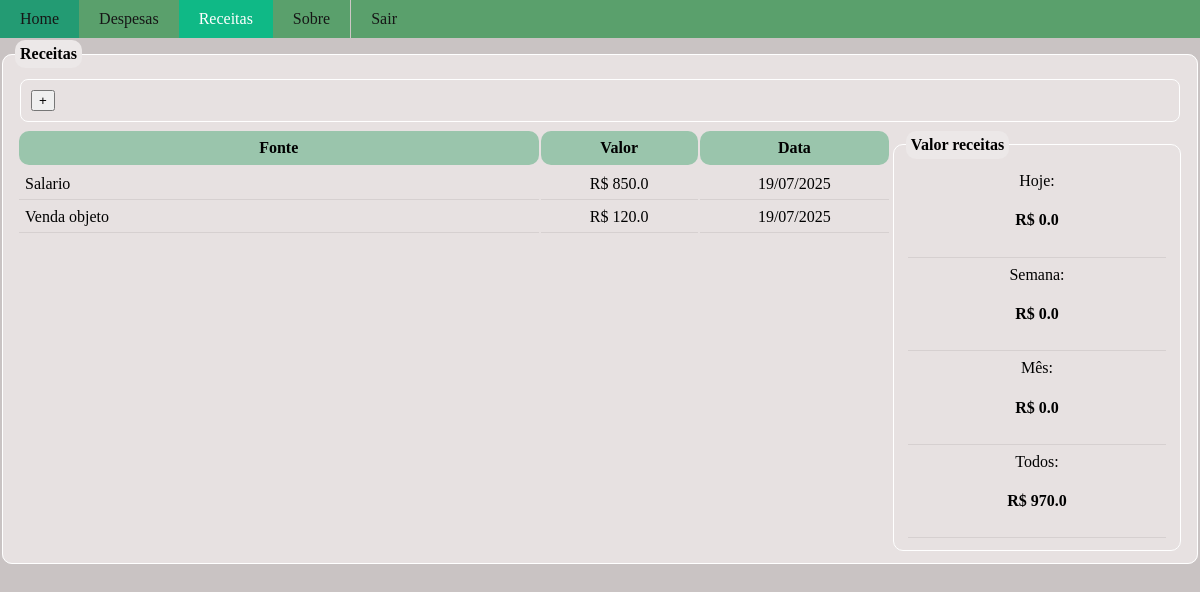
Page /receitas (signed in) on the committed database.
### site_flask/models.py (models this page shows)
class Receita(db.Model):
    id = db.Column(db.Integer,primary_key=True)
    fonte = db.Column(db.String,nullable=False)
    valor = db.Column(db.Float,nullable=False)
    data = db.Column(db.String,default=datetime.strftime(datetime.now(),'%d/%m/%Y'))
    id_usuario = db.Column(db.Integer,db.ForeignKey('usuario.id'),nullable=False)

### site_flask/routes.py (the view)
@app.route("/receitas", methods=['GET','POST'])
@login_required
def receitas():
    receitas = Receita.query.filter_by(id_usuario=int(current_user.id)).all()
    rm  = receitas_manager.ReceitaManager(receitas)
    vd = rm.valor_hoje()
    vs = rm.valor_semana()
    vm = rm.valor_mes()
    vt = rm.valor_total()
    vr = {'vd':vd,'vs':vs,'vm':vm,'vt':vt}
    return render_template("receitas.html",receitas=receitas,vr=vr)

### site_flask/models.py (called while the page is built)
@login_manager.user_loader
def load_usuario(id):
    return Usuario.query.get(int(id))

### site_flask/receitas_manager.py (called while the page is built)
      def valor_periodo(self,di,df):
          l = []
          di = datetime.strptime(di,'%d/%m/%Y')
          df = datetime.strptime(df,'%d/%m/%Y')
          valor =0.0
          for r in self.lista:
              data = datetime.strptime(r.data,'%d/%m/%Y')
              if data>=di and data<=df:
                 valor+=r.valor
          return valor

      def valor_hoje(self):
          return self.valor_periodo(util.today(),util.today())

      def valor_semana(self):
          return self.valor_periodo(util.first_day_week(),util.today())

      def valor_mes(self):
          return round(self.valor_periodo(util.first_day_mes(),util.today()),2)

      def valor_total(self):
          return round(float(self.valor_periodo('01/01/2025',util.today())),2)

### site_flask/util.py (called while the page is built)
def today():
    return datetime.strftime(datetime.today(),'%d/%m/%Y')

def first_day_week():
    d = datetime.today().day
    m = datetime.today().month
    y = datetime.today().year
    calendar.setfirstweekday(calendar.SUNDAY)
    c = calendar.monthcalendar(y,m)
    pds = 0
    for w in c:
        if d in w:
            pds = w[0]
    return "{}/{}/{}".format(pds,m,y)

def first_day_mes():
     mes = datetime.strftime(datetime.now(),'%m')
     ano = datetime.strftime(datetime.now(),'%Y')
     di = str('01/{}/{}'.format(mes,ano))
     return di

### site_flask/templates/receitas.html (shortened to what this page needs)
{% extends "home.html" %}
{% block body %}
<ul>
    <li><a href="home">Home</a></li>
    <li><a href="gastos">Despesas</a></li>
    <li><a href="receitas" class="active">Receitas</a></li>
    <li><a href="sobre">Sobre</a></li>
    <li><a href="logout">Sair</a></li>
</ul>
<fieldset>
    <legend>Receitas</legend>
    <div class="vbox">
    <div class="acoes"> <form action="addreceita"><button type="submit">+</button></form></div>
    <div class="hbox">
    <div class="table-div">
    <table><tr><th>Fonte</th><th>Valor</th><th>Data</th><tr>
    {% for r in receitas %}
    <tr><td style="text-align: left; width: 60%;">{{r.fonte}}</td><td>R$ {{r.valor}}</td><td>{{r.data}}</td></tr>
    {% endfor %}
</table>
</div>
<fieldset style="width: 30%;">
    <legend>Valor receitas</legend>
    <table><tr><td>Hoje:<h4> R$ {{vr['vd']}}</h4></td></tr>
        <tr><td>Semana: <h4>R$ {{vr['vs']}}</h4></td></tr>
        <tr><td>Mês: <h4>R$ {{vr['vm']}}</h4></td></tr>
        <tr><td>Todos: <h4> R$ {{vr['vt']}}</h4></td></tr>
    </table>
</fieldset>
</div>
</div>
</fieldset>
{% endblock %}

### site_flask/static/style.css (style rules this page uses)
button { margin: 5px; }
ul { list-style-type: none; margin: 0px; padding: 0px; width: 100%; overflow: hidden; background-color: rgb(90, 160, 108); }
li { float: left; }
li:last-child { border-right: none; border-left: 1px solid rgb(206, 198, 198); }
li a { display: block; color: #161616; text-decoration: none; text-align: left; padding: 10px 20px; }
.active { background-color: #0fb986; color: white; }
legend { font-weight: bold; border-radius: 10px; padding: 5px; background-color: rgb(236, 232, 232); }
fieldset { border-radius: 10px; border: none; justify-items: left; display: flex; flex-direction: column; margin-top: 2px; border: solid 1px #ffffff; background-color: rgb(231, 225, 225); }
table { width: 100%; margin:0px; }
th { background-color: rgb(154, 197, 172); font-weight: bold; margin: 0px; padding: 8px; border-radius: 10px; text-align: center; }
tr,td { background-color: transparent; margin: 0px; padding: 6px; border-bottom: solid 1px rgb(214, 208, 208); max-height: 30px; text-align: center; }
.hbox { padding: 2px; display: flex; flex-direction: row; justify-content: left; }
.table-div { height: 350px; width: 100%; overflow-x: scroll; overflow-y: scroll; }
.acoes { border: solid 1px #ffffff; margin: 5px; border-radius: 8px; padding: 5px; display: flex; flex-direction: row; justify-content: left; }
.vbox { display: flex; flex-direction: column; }

### rows in the picture
Receita: fonte "Salario", valor "850.0", data "19/07/2025"
Receita: fonte "Venda objeto", valor "120.0", data "19/07/2025"

### other values in the picture
{{ vr['vd'] }} "0.0"
{{ vr['vs'] }} "0.0"
{{ vr['vm'] }} "0.0"
{{ vr['vt'] }} "970.0"
